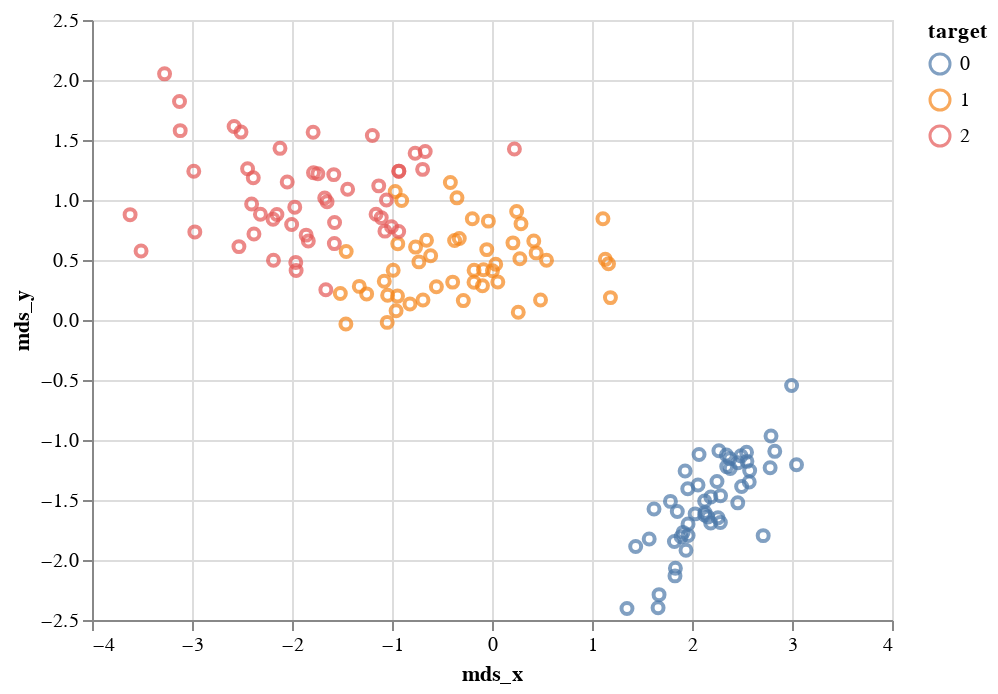

Notebook code cell kept with this figure:
### Markdown cell above
## Dimension reduction using MDS and PCA

If we go back to our K-Means example, the clustering doesn't really make sense. However, we are just looking at two out of four dimensions. So, we can't really see the real distances/similarities between items. Dimension reduction techniques reduce the number of dimensions, while preserving the inner structure of the higher dimensions. We take a look at two of them: Multi Dimensional Scaling (MDS) and Principal Component Analysis (PCA).

### Code cell
from sklearn import manifold

#create mds instance
mds = manifold.MDS(n_components=2, random_state=5)

#fit the model and get the embedded coordinates
pos = mds.fit_transform(data.data)
iris['mds_x']= pos[:, 0]
iris['mds_y']= pos[:, 1]

chart = alt.Chart(iris).mark_point().encode(
    alt.X('mds_x'),
    alt.Y('mds_y'),
    color='target:N'
)

chart

### Figure 1 — Vega-Lite specification as saved in the notebook (floating-point values rounded to 4 significant figures; data arrays with more than 128 entries replaced by an {"elided": "..."} marker saying what was removed)
{"config": {"view": {"continuousWidth": 400, "continuousHeight": 300}}, "data": {"name": "data-c8bce800bd48ce6b22ce4b99d2e20bed"}, "mark": "point", "encoding": {"color": {"type": "nominal", "field": "target"}, "x": {"type": "quantitative", "field": "mds_x"}, "y": {"type": "quantitative", "field": "mds_y"}}, "$schema": "https://vega.github.io/schema/vega-lite/v4.8.1.json", "datasets": {"data-c8bce800bd48ce6b22ce4b99d2e20bed": {"elided": "150 records"}}}
